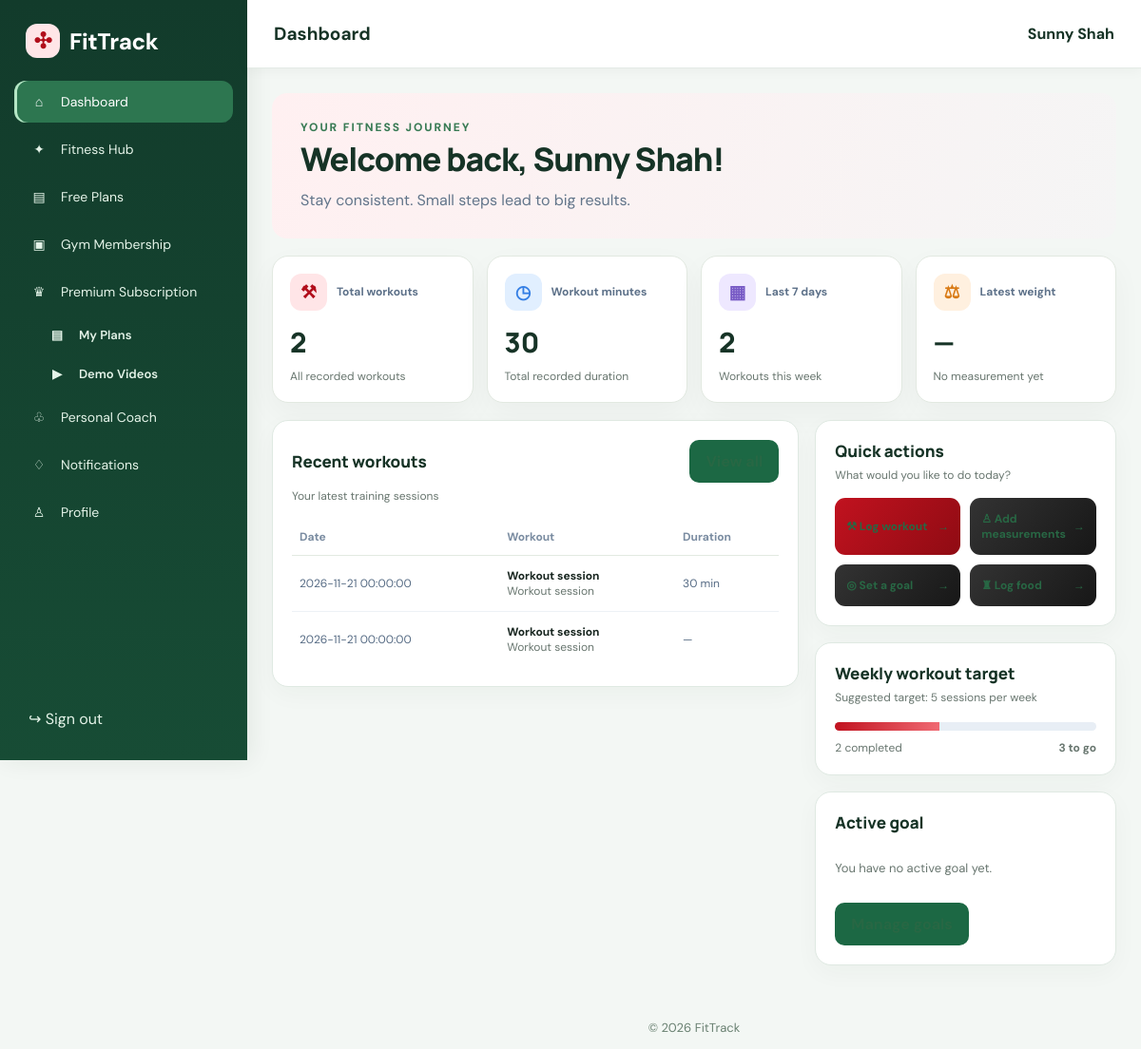
The page /dashboard.php (signed in) on the database as committed earlier.
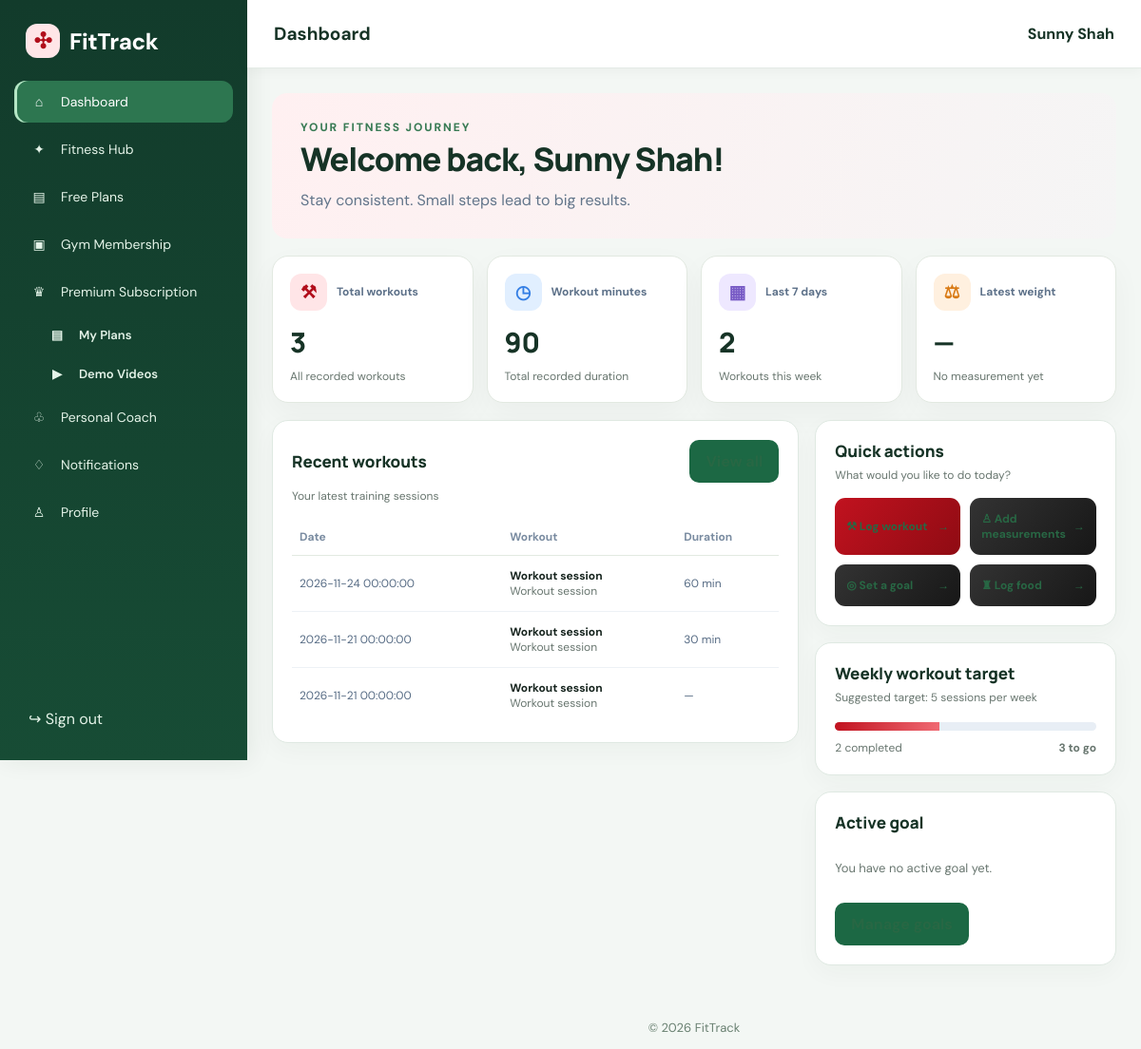
The same page on the database as committed later.
### tables this page shows
CREATE TABLE `workout_sessions` (
  `id` bigint(20) UNSIGNED NOT NULL,
  `user_id` bigint(20) UNSIGNED NOT NULL,
  `plan_id` bigint(20) UNSIGNED DEFAULT NULL,
  `session_date` datetime NOT NULL DEFAULT current_timestamp(),
  `duration_minutes` int(10) UNSIGNED DEFAULT NULL,
  `notes` text DEFAULT NULL,
  `created_at` timestamp NOT NULL DEFAULT current_timestamp()
);

### includes/auth.php (called while the page is built, shortened)
<?php
require_once __DIR__ . '/init.php';
function hasActiveGymMembership(PDO $pdo, int $userId): bool {
    static $cache = [];
    if (isset($cache[$userId])) return $cache[$userId];
    $q = $pdo->prepare("SELECT 1 FROM gym_memberships WHERE user_id = ? AND status = 'active' AND payment_status = 'paid' AND end_date >= CURDATE() LIMIT 1");
    $q->execute([$userId]);
    return $cache[$userId] = (bool) $q->fetchColumn();
}
function requireGymMembership(): void {
    global $pdo;
    if (!hasActiveGymMembership($pdo, (int) $_SESSION['user_id'])) {
        flash('Please apply for a gym membership first. Other sections unlock after the admin approves your fee.', 'error');
        redirect('membership.php');
    }
}
function hasActivePremium(PDO $pdo, int $userId): bool {
    static $cache = [];
    $q = $pdo->prepare("SELECT 1 FROM users WHERE id = ? AND subscription_status = 'active' AND subscription_expires_at >= CURDATE() LIMIT 1");
    $q->execute([$userId]);
    return $cache[$userId] = (bool) $q->fetchColumn();
}

### includes/init.php (called while the page is built, shortened)
<?php
function e(mixed $value): string
{
    return htmlspecialchars((string) $value, ENT_QUOTES, 'UTF-8');
}

### dashboard.php (the view, shortened to what the changed rows need)
<?php
require_once __DIR__ . '/includes/auth.php';
requireRole('user'); requireGymMembership();
$userId = (int) $_SESSION['user_id'];
$userName = $_SESSION['user_name'] ?? 'Member';
$totalWorkouts = $totalMinutes = $weeklyWorkouts = 0;
$recentWorkouts = [];
try {
    $stmt = $pdo->prepare(
        'SELECT COUNT(*) AS total_workouts,
                COALESCE(SUM(duration_minutes), 0) AS total_minutes
         FROM workout_sessions
         WHERE user_id = ?'
    );
    $stmt->execute([$userId]);
    $stats = $stmt->fetch();
    $totalWorkouts = (int) $stats['total_workouts'];
    $totalMinutes = (int) $stats['total_minutes'];
    $stmt = $pdo->prepare(
        'SELECT id, session_date, duration_minutes, notes
         FROM workout_sessions
         WHERE user_id = ?
         ORDER BY session_date DESC, id DESC
         LIMIT 5'
    );
    $stmt->execute([$userId]);
    $recentWorkouts = $stmt->fetchAll();
} catch (PDOException $exception) {
    error_log('FitTrack user dashboard: ' . $exception->getMessage());
    $loadError = true;
}
require __DIR__ . '/includes/header.php';
?>
<section class="welcome">
                    <h1>Welcome back, <?= e($userName) ?>!</h1>
                </section>
                <section class="stats">
                    <article class="stat">
                        <div class="stat-label">
                            <span class="stat-icon">⚒</span>
                            Total workouts
                        </div>
                        <div class="stat-value">
                            <?= $totalWorkouts ?>
                        </div>
                        <span class="muted">
                            All recorded workouts
                        </span>
                    </article>
                    <article class="stat">
                        <div class="stat-label">
                            <span class="stat-icon">◷</span>
                            Workout minutes
                        </div>
                        <div class="stat-value">
                            <?= $totalMinutes ?>
                        </div>
                        <span class="muted">
                            Total recorded duration
                        </span>
                    </article>
                </section>
                <div class="cols">
                    <section class="panel">
                        <?php if ($recentWorkouts): ?>
                            <div class="table-wrap">
                                <table>
                                    <thead>
                                        <tr>
                                            <th>Date</th>
                                            <th>Workout</th>
                                            <th>Duration</th>
                                        </tr>
                                    </thead>
                                    <tbody>
                                        <?php foreach ($recentWorkouts as $workout): ?>
                                            <tr>
                                                <td>
                                                    <?= e($workout['session_date']) ?>
                                                </td>
                                                <td>
                                                    <strong>
                                                        <?= e(
                                                            strtok(
                                                                (string) $workout['notes'],
                                                                PHP_EOL
                                                            ) ?: 'Workout session'
                                                        ) ?>
                                                    </strong>
                                                    <?php if (!empty($workout['notes'])): ?>
                                                        <br>
                                                        <span class="muted">
                                                            <?= e($workout['notes']) ?>
                                                        </span>
                                                    <?php endif; ?>
                                                </td>
                                                <td>
                                                    <?= $workout['duration_minutes'] !== null
                                                        ? (int) $workout['duration_minutes'] . ' min'
                                                        : '—'
                                                    ?>
                                                </td>
                                            </tr>
                                        <?php endforeach; ?>
                                    </tbody>
                                </table>
                            </div>
                        <?php endif; ?>
                    </section>
                </div>
<?php require __DIR__ . '/includes/footer.php'; ?>

### includes/header.php (shortened to what the changed rows need)
<?php
require_once __DIR__ . '/auth.php';
$baseUrl = str_contains($_SERVER['SCRIPT_NAME'] ?? '', '/admin/') ? '../' : '';
$assetBase = $baseUrl . 'assets/';
$isUser = !empty($_SESSION['user_id']) && ($_SESSION['role'] ?? '') === 'user';
$current = basename($_SERVER['SCRIPT_NAME'] ?? '');
$memberUnlocked = $isUser ? hasActiveGymMembership($pdo, (int) $_SESSION['user_id']) : true;
$isPremium = $isUser && $memberUnlocked && hasActivePremium($pdo, (int) $_SESSION['user_id']);
?>
<!DOCTYPE html><html lang="en"><head><link rel="stylesheet" href="<?= $assetBase ?>css/style.css"><link rel="stylesheet" href="<?= $assetBase ?>css/style2.css"></head><body>
<?php if ($isUser): ?>
<div class="ft-user-shell"><aside class="ft-sidebar"><a class="ft-brand" href="<?= $baseUrl ?>dashboard.php"><span class="brand-mark">✣</span>FitTrack</a><nav class="ft-nav">
<?php $nav=[['dashboard.php','⌂','Dashboard'],['fitness_hub.php','✦','Fitness Hub'],['plans.php','▤','Free Plans'],['membership.php','▣','Gym Membership'],['subscription.php','♛','Premium Subscription'],['coaching.php','♧','Personal Coach'],['notifications.php','♢','Notifications'],['profile.php','♙','Profile']]; foreach($nav as [$url,$icon,$label]): $locked = !$memberUnlocked && $url !== 'membership.php'; ?><?php if($locked): ?><a class="locked" href="<?= $baseUrl ?>membership.php" title="Unlocks after your gym membership is approved" aria-disabled="true"><span>🔒</span><?= $label ?></a><?php else: ?><a class="<?= $current===$url?'active':'' ?>" href="<?= $baseUrl.$url ?>"><span><?= $icon ?></span><?= $label ?></a><?php endif; ?><?php if($url === 'subscription.php' && $memberUnlocked): ?><?php foreach([['premium-plans.php','▤','My Plans'],['premium-videos.php','▶','Demo Videos']] as [$su,$si,$sl]): ?><a class="sub <?= $isPremium ? ($current===$su?'active':'') : 'locked' ?>" href="<?= $baseUrl.($isPremium ? $su : 'subscription.php') ?>" <?= $isPremium ? '' : 'title="Premium members only"' ?>><span><?= $isPremium ? $si : '🔒' ?></span><?= $sl ?></a><?php endforeach; ?><?php endif; ?><?php endforeach; ?>
</nav></aside><div class="ft-main"><main class="ft-content">
<?php endif; ?>

Rows that differ between the two databases and show on the page:
added workout_sessions: session_date "2026-11-24 00:00:00", notes "Workout session", duration_minutes "60"
Other text that changed with them:
$totalWorkouts: "2" → "3"
$totalMinutes: "30" → "90"
